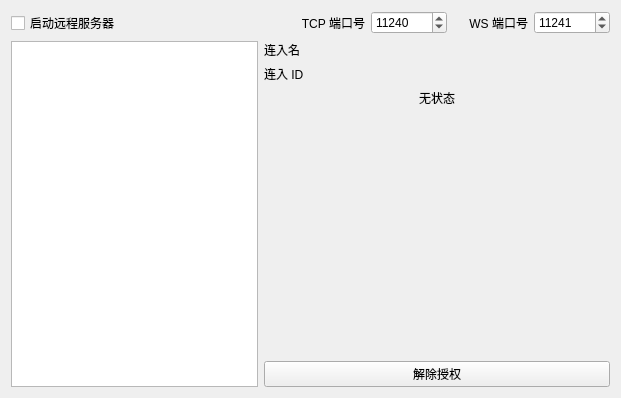
<?xml version="1.0" encoding="UTF-8"?>
<ui version="4.0">
 <class>RemoteControl</class>
 <widget class="QWidget" name="RemoteControl">
  <property name="geometry">
   <rect>
    <x>0</x>
    <y>0</y>
    <width>621</width>
    <height>398</height>
   </rect>
  </property>
  <property name="windowTitle">
   <string>Form</string>
  </property>
  <layout class="QGridLayout" name="gridLayout">
   <item row="0" column="0">
    <widget class="QCheckBox" name="chk_remote">
     <property name="text">
      <string>启动远程服务器</string>
     </property>
    </widget>
   </item>
   <item row="0" column="5">
    <widget class="QLabel" name="lbl_cap_ws_port">
     <property name="text">
      <string>WS 端口号</string>
     </property>
     <property name="alignment">
      <set>Qt::AlignRight|Qt::AlignTrailing|Qt::AlignVCenter</set>
     </property>
    </widget>
   </item>
   <item row="0" column="4">
    <widget class="QSpinBox" name="sb_tcp_port">
     <property name="minimum">
      <number>1024</number>
     </property>
     <property name="maximum">
      <number>65535</number>
     </property>
     <property name="value">
      <number>11240</number>
     </property>
    </widget>
   </item>
   <item row="0" column="6">
    <widget class="QSpinBox" name="sb_ws_port">
     <property name="minimum">
      <number>1024</number>
     </property>
     <property name="maximum">
      <number>65535</number>
     </property>
     <property name="value">
      <number>11241</number>
     </property>
    </widget>
   </item>
   <item row="0" column="3">
    <widget class="QLabel" name="lbl_cap_tcpport">
     <property name="text">
      <string>TCP 端口号</string>
     </property>
     <property name="alignment">
      <set>Qt::AlignRight|Qt::AlignTrailing|Qt::AlignVCenter</set>
     </property>
    </widget>
   </item>
   <item row="1" column="0" colspan="7">
    <layout class="QGridLayout" name="layout_remote">
     <item row="0" column="0">
      <widget class="QListWidget" name="listWidget">
       <property name="enabled">
        <bool>true</bool>
       </property>
      </widget>
     </item>
     <item row="0" column="1">
      <layout class="QGridLayout" name="gridLayout_2">
       <item row="0" column="1">
        <widget class="QLabel" name="lbl_title">
         <property name="sizePolicy">
          <sizepolicy hsizetype="Preferred" vsizetype="Fixed">
           <horstretch>0</horstretch>
           <verstretch>0</verstretch>
          </sizepolicy>
         </property>
         <property name="minimumSize">
          <size>
           <width>300</width>
           <height>0</height>
          </size>
         </property>
         <property name="text">
          <string/>
         </property>
         <property name="alignment">
          <set>Qt::AlignLeading|Qt::AlignLeft|Qt::AlignTop</set>
         </property>
        </widget>
       </item>
       <item row="4" column="0" colspan="2">
        <widget class="QPushButton" name="btn_remote_remove">
         <property name="text">
          <string>解除授权</string>
         </property>
        </widget>
       </item>
       <item row="1" column="1">
        <widget class="QLabel" name="lbl_remote_id">
         <property name="sizePolicy">
          <sizepolicy hsizetype="Preferred" vsizetype="Fixed">
           <horstretch>0</horstretch>
           <verstretch>0</verstretch>
          </sizepolicy>
         </property>
         <property name="minimumSize">
          <size>
           <width>300</width>
           <height>0</height>
          </size>
         </property>
         <property name="text">
          <string/>
         </property>
         <property name="alignment">
          <set>Qt::AlignLeading|Qt::AlignLeft|Qt::AlignTop</set>
         </property>
        </widget>
       </item>
       <item row="3" column="0" colspan="2">
        <widget class="QWidget" name="widget" native="true"/>
       </item>
       <item row="0" column="0">
        <widget class="QLabel" name="lbl_cap_title">
         <property name="sizePolicy">
          <sizepolicy hsizetype="Preferred" vsizetype="Fixed">
           <horstretch>0</horstretch>
           <verstretch>0</verstretch>
          </sizepolicy>
         </property>
         <property name="text">
          <string>连入名</string>
         </property>
         <property name="alignment">
          <set>Qt::AlignLeading|Qt::AlignLeft|Qt::AlignTop</set>
         </property>
        </widget>
       </item>
       <item row="1" column="0">
        <widget class="QLabel" name="lbl_cap_id">
         <property name="sizePolicy">
          <sizepolicy hsizetype="Preferred" vsizetype="Fixed">
           <horstretch>0</horstretch>
           <verstretch>0</verstretch>
          </sizepolicy>
         </property>
         <property name="text">
          <string>连入 ID</string>
         </property>
         <property name="alignment">
          <set>Qt::AlignLeading|Qt::AlignLeft|Qt::AlignTop</set>
         </property>
        </widget>
       </item>
       <item row="2" column="0" colspan="2">
        <widget class="QLabel" name="lbl_remote_status">
         <property name="sizePolicy">
          <sizepolicy hsizetype="Preferred" vsizetype="Fixed">
           <horstretch>0</horstretch>
           <verstretch>0</verstretch>
          </sizepolicy>
         </property>
         <property name="text">
          <string>无状态</string>
         </property>
         <property name="alignment">
          <set>Qt::AlignCenter</set>
         </property>
        </widget>
       </item>
      </layout>
     </item>
    </layout>
   </item>
  </layout>
 </widget>
 <resources/>
 <connections/>
</ui>
